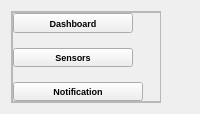
     <widget class="QWidget" name="leftMenu" native="true">
      <property name="styleSheet">
       <string notr="true"/>
      </property>
      <layout class="QVBoxLayout" name="verticalLayout_10">
       <item alignment="Qt::AlignLeft">
        <widget class="QFrame" name="frame_6">
         <property name="maximumSize">
          <size>
           <width>150</width>
           <height>16777215</height>
          </size>
         </property>
         <property name="frameShape">
          <enum>QFrame::StyledPanel</enum>
         </property>
         <property name="frameShadow">
          <enum>QFrame::Raised</enum>
         </property>
         <layout class="QVBoxLayout" name="verticalLayout_11">
          <property name="leftMargin">
           <number>0</number>
          </property>
          <property name="topMargin">
           <number>0</number>
          </property>
          <property name="rightMargin">
           <number>0</number>
          </property>
          <property name="bottomMargin">
           <number>0</number>
          </property>
          <item alignment="Qt::AlignTop">
           <widget class="QFrame" name="frame_7">
            <property name="minimumSize">
             <size>
              <width>150</width>
              <height>0</height>
             </size>
            </property>
            <property name="frameShape">
             <enum>QFrame::StyledPanel</enum>
            </property>
            <property name="frameShadow">
             <enum>QFrame::Raised</enum>
            </property>
            <layout class="QVBoxLayout" name="verticalLayout_9">
             <property name="spacing">
              <number>15</number>
             </property>
             <property name="leftMargin">
              <number>0</number>
             </property>
             <property name="topMargin">
              <number>0</number>
             </property>
             <property name="rightMargin">
              <number>0</number>
             </property>
             <property name="bottomMargin">
              <number>0</number>
             </property>
             <item alignment="Qt::AlignTop">
              <widget class="QPushButton" name="homeBtn">
               <property name="minimumSize">
                <size>
                 <width>100</width>
                 <height>20</height>
                </size>
               </property>
               <property name="maximumSize">
                <size>
                 <width>120</width>
                 <height>100</height>
                </size>
               </property>
               <property name="font">
                <font>
                 <pointsize>7</pointsize>
                 <weight>75</weight>
                 <bold>true</bold>
                </font>
               </property>
               <property name="text">
                <string>Dashboard</string>
               </property>
               <property name="icon">
                <iconset resource="resources.qrc">
                 <normaloff>:/icon-purple/icon-purple/home.svg</normaloff>:/icon-purple/icon-purple/home.svg</iconset>
               </property>
               <property name="iconSize">
                <size>
                 <width>25</width>
                 <height>25</height>
                </size>
               </property>
              </widget>
             </item>
             <item>
              <widget class="QPushButton" name="sensorBtn">
               <property name="maximumSize">
                <size>
                 <width>120</width>
                 <height>100</height>
                </size>
               </property>
               <property name="font">
                <font>
                 <pointsize>7</pointsize>
                 <weight>75</weight>
                 <bold>true</bold>
                </font>
               </property>
               <property name="text">
                <string>Sensors</string>
               </property>
               <property name="icon">
                <iconset resource="resources.qrc">
                 <normaloff>:/icon-purple/icon-purple/slack.svg</normaloff>:/icon-purple/icon-purple/slack.svg</iconset>
               </property>
               <property name="iconSize">
                <size>
                 <width>25</width>
                 <height>25</height>
                </size>
               </property>
              </widget>
             </item>
             <item>
              <widget class="QPushButton" name="notiBtn">
               <property name="maximumSize">
                <size>
                 <width>130</width>
                 <height>100</height>
                </size>
               </property>
               <property name="font">
                <font>
                 <pointsize>7</pointsize>
                 <weight>75</weight>
                 <bold>true</bold>
                </font>
               </property>
               <property name="text">
                <string>Notification</string>
               </property>
               <property name="icon">
                <iconset resource="resources.qrc">
                 <normaloff>:/icon-purple/icon-purple/bell.svg</normaloff>:/icon-purple/icon-purple/bell.svg</iconset>
               </property>
               <property name="iconSize">
                <size>
                 <width>25</width>
                 <height>25</height>
                </size>
               </property>
              </widget>
             </item>
            </layout>
           </widget>
          </item>
         </layout>
        </widget>
       </item>
      </layout>
     </widget>
